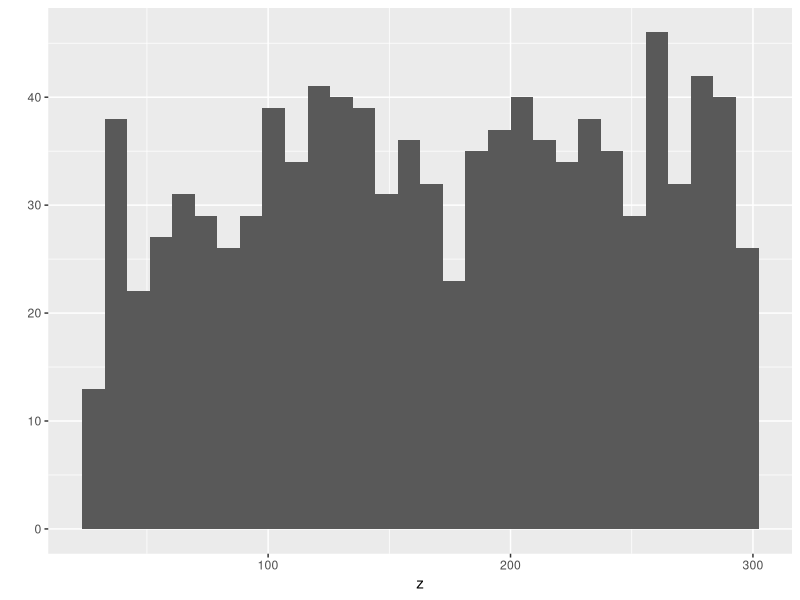
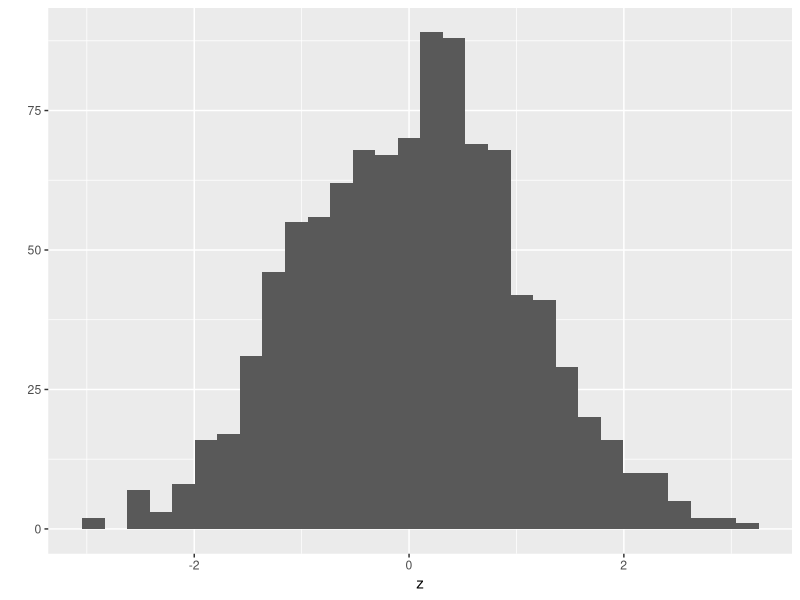

These figures' R source, in order: (Note: this script raises an error after producing the figures.)

# Basic R commands and usage
# 30 January 2018
# Kyle Dittmer

 #Control + Shift + C will annotate any line of code that is highlighted 

# Using the assignment operator 
x <- 5 #preferred 
print(x)
y=4 #legal but not used except in function
y=y+1.1
y<- y+1
plantHeight<- 5.5

#------beginning of class for 02/01/18-------------

z <- c(3,7,7,10) #simple atomic vector
print(z)
typeof(z) #get the varible type
str(z) #get the structure of the variable
is.numeric(z) #logican test for variable type
is.character(z) 

# c always "flattens to an atomic vector
z <- c(c(3,4),c(5,6))
print(z)

# character strings with single or double quotes
z<-c("perch","bass","trout","red snapper")
print(z)

#use both quote types for an internal quote

z<-c("this is only 'one' character strong",'a second string')
str(z)

#logical TRUE FALSE 
z<-c(TRUE,TRUE,FALSE)
is.numeric(z)
is.logical(z)

#Three properties of atomic vectors
#Type of atomic vector
z<-c(1.1,2.2,3.2)
typeof(z)
is.numeric(z)

#length of vector
length(z)

#name of vectors elements (optional)
z<- runif(5) #random uniform (0,1)
names(z)

#add names after variable is created
names(z)<- c("chow","pug","beagle","greyhound","akita")
print(z)

#add names when variable is built
z2<-c(gold=3.3,silver=10,lead=2)
print(z2)
names(z2) <- NULL
print(z2)
names(z2)<- c("copper","zinc")
print(z2)

#special data values
#NA for missing values
z<-c(3.2,3.3,NA)
length(z)
typeof(z[3])
#missing values can trip up basic function
mean(z) #does not work!
is.na(z) #checks for missing valeus (the NAs)
!is.na(z) # ! is the NOT function
mean(!is.na(z)) #WRONG
mean(z[!is.na(z)]) #do it this way

#--------------------------------------------
#NaN, Inf -Inf #bad results from numeric calculations
z<-0/0
print(z)
z<-1/0
print(z)
z<--1/0
print(z)
z<--0/1 #OK
print(z)
z<-1/0
print(z)
#-----------------------------------------------
# NULL is an object that is nothing
z<-NULL
typeof(z)
length(z)
is.null(z)
# Three properties of atomic vectors
# Coercion
a<-c(2.1,2.2)
typeof(a)
b<-c("purple","green")
typeof(b)
d<-c(a,b)
print(d)
typeof(d)
#hierarchy of conversion
# logical -> intergers -> double -> character 

a<- runif(10)
print(a) 
a > 0.5    #logical operation
temp<- a > 0.5 # hold these logical values
sum(temp)
# what proportion of the valeus are > 0.5 
mean(a>0.5)

# qualifying exam question: approximately what proportion of observations from a normal (0,1) random variable are >2.0)
mean(rnorm(1000000)>2.0)
#------------ Vectorazation
z<-c(10,20,30)
z+1
y<-c(1,2,3)
z+y #element-by-element matching

short<- c(1,2)
z+short # what happens?
z^2

#creating vectors 
# create an empty vector
z<-vector(mode="numeric",length=0)
print(z)

#add eleemnts to empty vector
z<-c(z,5) #don't do this in your code
print(z)

# instead create a vector of pre-defined length 
z<- rep(0,100)
z[1]<-3.3
z<-rep(NA,100)
head(z)
typeof(z)
z[c(1,2)]<-c("Washington",2.2)
typeof(z)

#generate a long list of names 
MyVector <- runif(100) # get 100 random uniform values 
myNames <- paste("File",seq(1:length(MyVector)),".txt",sep="")
head(myNames)
names(MyVector) <- myNames
head(MyVector)

#-------------------2/6/18----------------------
rep("mystring",3)
rep(x=0.5,times=6)
rep(times=6,x=0.5)
myVec <- c(1,2,3)
rep(myVec,times=2)
rep(x=myVec,each=2)
rep(x=myVec,times=myVec)
rep(x=1:3,times=3:1)

# seq for creating sequences
seq(from=2,to=4)
seq(from=2,to=4,by=0.5)
seq(from=2,to=4,length=7)
x <- seq(from=2,to=4,length=7)
1:x
1:length(x)
seq_along(x) #better than previous line
1:5
seq(1:5)
seq_len(10)
x<-vector(mode="numeric",length=0)
str(x)
1:length(x)
seq_along(x)

#using random numbers
runif(1)
set.seed(100)
runif(1)
runif(n=5,min=100,max=200)
library(ggplot2) #graphics library
z<-runif(1000,min=30,max=300)
qplot(x=z)

# random normal values
z <- rnorm(1000)
qplot(x=z)
z<- rnorm(n=1000,mean=30,std=20)
qplot(x=z)

#use the sample function to draw from an existing vector
longVec<- seq_len(10)
longVec
sample(x=longVec)
sample(x=longVec,size=3) #sample without replacement
sample(x=longVec,size=3,replace = TRUE)
myWeights<- c(rep(20,5),rep(100,5))
sample(x=longVec,replace=T,prob = myWeights)
sample(x=longVec,replace=F,prob = myWeights)

#subsetting of atomic vectors
z<-c(3.1,9.2,1.3,0.4,7.5)
#subsetting on positive index values
z[2]
z[c(2,3)]
z[2:3]
#subsetting on negative index values
z[-c(2,3)]
#subset by creating a boolean vector to select elements that meet a condition
z<3 #just gives index values
z[z<3] #gives actual values
which(z<3) 
myCriteria<-z<3
z[myCriteria]
z[which(z<3)]
zx<-c(NA,z)
zx[zx<3] #missing values retained
zx[which(zx<3)] #missing values dropped

#keep entire vector
z[] #prints entire vector
z[-(length(z):(length(z)-2))]

# subset on names of vector elements
z
names(z) <- letters[seq_along(z)]
z
z[c("b","d","e")]

#generate the set of all numbers from 1 to 100 that are divisible by 9 
q<- seq_len(100)
q[q%%9==0]

